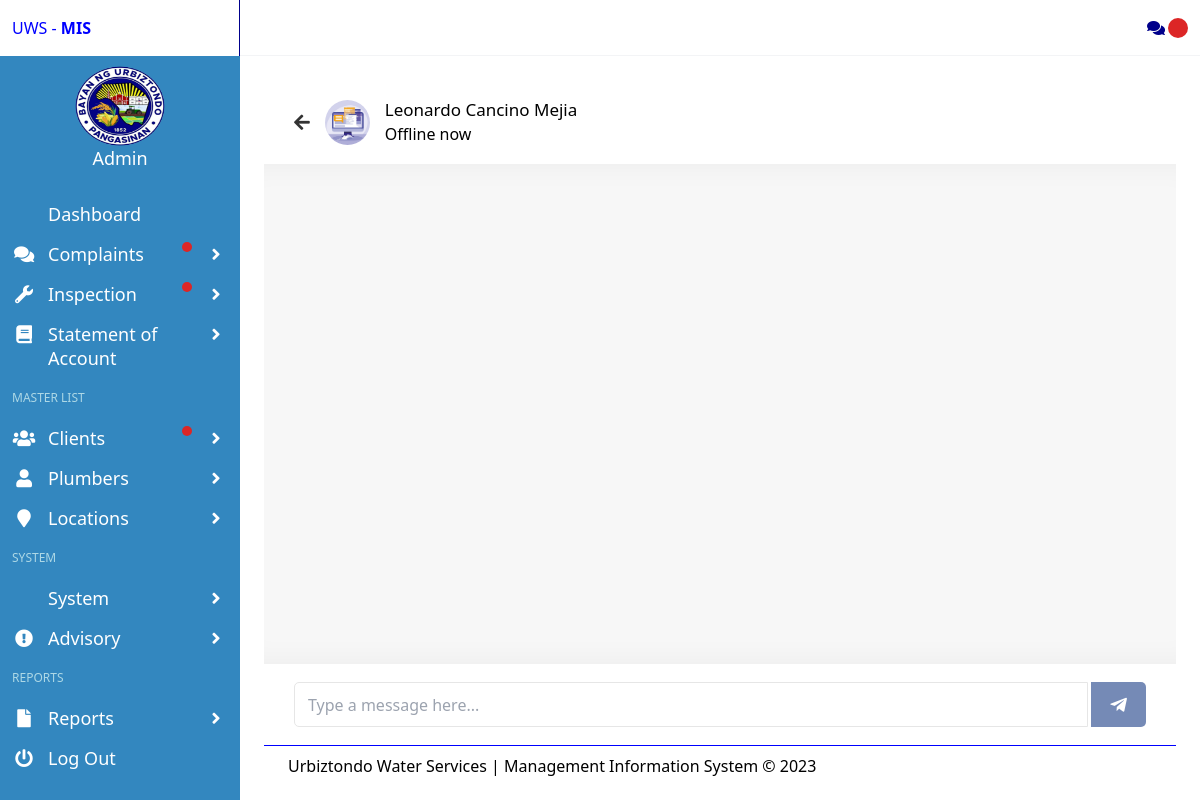
The app's page /admin/chat1.php?client=3 (signed in) with its own data.
### tables this page shows
CREATE TABLE `tblplumber` (
  `plumber_ID` int(50) NOT NULL,
  `plumber_no` int(50) NOT NULL,
  `Fname` varchar(50) NOT NULL,
  `Mname` varchar(50) NOT NULL,
  `Lname` varchar(50) NOT NULL,
  `house_no` decimal(10,0) NOT NULL,
  `address_ID` int(11) NOT NULL,
  `Email` varchar(50) NOT NULL,
  `ContactNo` decimal(10,0) NOT NULL,
  `Username` varchar(50) DEFAULT NULL,
  `Password` varchar(150) DEFAULT NULL,
  `position` varchar(50) NOT NULL,
  `RegDate` date NOT NULL,
  `UserStatus` int(11) NOT NULL,
  `images` varchar(150) NOT NULL,
  `chat_status` varchar(50) NOT NULL,
  `admin_ID` int(11) NOT NULL
);

### admin/chat1.php (the view, shortened to what this page needs)
<?php
include 'includes/session.php';
include 'includes/header.php';
include 'includes/topbar.php';
include 'includes/leftbar.php';
?>
<section class="section main-section">
    <div class="content-wrapper wrapper">
        <body>
            <div class="wrapper">
                <section class="chat-area">
                    <header>
                        <?php
                        $plumber = mysqli_real_escape_string($connect, $_GET['client']);
                        $sql = mysqli_query($connect, "SELECT * FROM tblplumber WHERE plumber_ID = {$plumber}");
                        if (mysqli_num_rows($sql) > 0) {
                            $row = mysqli_fetch_assoc($sql);
                        } else {
                            echo '
                            <script>
                                window.location="message.php";
                            </script>';
                        }
                        ?>
                        <a href="message.php" class="back-icon"><i class="fas fa-arrow-left"></i></a>
                            <img src="../upload/plumber/<?php echo $row['images']; ?>" alt="">
                            <div class="details">
                                <span><?php echo $row['Fname'] . ' ' . $row['Mname'] . ' ' . $row['Lname']; ?></span>
                                <p><?php echo $row['chat_status']; ?></p>
                            </div>
                        </header>
                        <div class="chat-box"></div>
                        <form action="#" class="typing-area">
                            <input type="text" name="message" class="input-field" placeholder="Type a message here..." autocomplete="off">
                            <button style="background-color:#3B5998;"><i class="fab fa-telegram-plane"></i></button>
                        </form>
                    </section>
                </div>
        </div>
        <?php include 'includes/footer.php'; ?>

### css1/main.css (style rules this page uses)
html { -moz-tab-size: 4; -o-tab-size: 4; tab-size: 4; }
html { line-height: 1.15; -webkit-text-size-adjust: 100%; }
body { margin: 0; }
body { font-family: system-ui, -apple-system, "Segoe UI", Roboto, Helvetica, Arial, sans-serif, "Apple Color Emoji", "Segoe UI Emoji"; }
button, input, optgroup, select, textarea { font-family: inherit; font-size: 100%; line-height: 1.15; margin: 0; }
button, select { text-transform: none; }
[type="button"], [type="reset"], [type="submit"], button { -webkit-appearance: button; }
blockquote, dd, dl, figure, h1, h2, h3, h4, h5, h6, hr, p, pre { margin: 0; }
button { background-color: transparent; background-image: none; }
html { font-family: ui-sans-serif, system-ui, -apple-system, BlinkMacSystemFont, "Segoe UI", Roboto, "Helvetica Neue", Arial, "Noto Sans", sans-serif, "Apple Color Emoji", "Segoe UI Emoji", "Segoe UI Symbol", "Noto Color Emoji"; line-height: 1.5; }
body { font-family: inherit; line-height: inherit; }
img { border-style: solid; }
input::placeholder, textarea::placeholder { opacity: 1; color: #9ca3af; }
button { cursor: pointer; }
a { color: inherit; text-decoration: inherit; }
button, input, optgroup, select, textarea { padding: 0; line-height: inherit; color: inherit; }
audio, canvas, embed, iframe, img, object, svg, video { display: block; vertical-align: middle; }
img, video { max-width: 100%; height: auto; }
* { --tw-shadow: 0 0 #0000; }
* { --tw-ring-inset: var(--tw-empty); --tw-ring-offset-width: 0px; --tw-ring-offset-color: #fff; --tw-ring-color: rgba(59, 130, 246, 0.5); --tw-ring-offset-shadow: 0 0 #0000; --tw-ring-shadow: 0 0 #0000; }
body { --tw-bg-opacity: 1; background-color: #fff; font-size: 1rem; line-height: 1.5rem; padding-top: 3.5rem; }
@media (min-width: 1024px) { body { padding-left: 15rem; } }
.main-section { padding: 1.5rem; }

### css1/style.css (style rules this page uses)
.wrapper img { object-fit: cover; border-radius: 50%; }
.chat-area header { display: flex; align-items: center; padding: 18px 30px; }
.chat-area header .back-icon { color: #333; font-size: 18px; }
.chat-area header img { height: 45px; width: 45px; margin: 0 15px; }
.chat-area header .details span { font-size: 17px; font-weight: 500; }
.chat-box { position: relative; min-height: 500px; max-height: 500px; overflow-y: auto; padding: 10px 30px 20px 30px; background: #f7f7f7; box-shadow: inset 0 32px 32px -32px rgb(0 0 0 / 5%), inset 0 -32px 32px -32px rgb(0 0 0 / 5%); }
.typing-area { padding: 18px 30px; display: flex; justify-content: space-between; }
.typing-area input { height: 45px; width: calc(100% - 58px); font-size: 16px; padding: 0 13px; border: 1px solid #e6e6e6; outline: none; border-radius: 5px 0 0 5px; }
.typing-area button { color: #fff; width: 55px; border: none; outline: none; background: #333; font-size: 19px; cursor: pointer; opacity: 0.7; pointer-events: none; border-radius: 0 5px 5px 0; transition: all 0.3s ease; }

### records on screen
tblplumber: images (picture), Fname "Leonardo", Mname "Cancino", Lname "Mejia", chat_status "Offline now"
